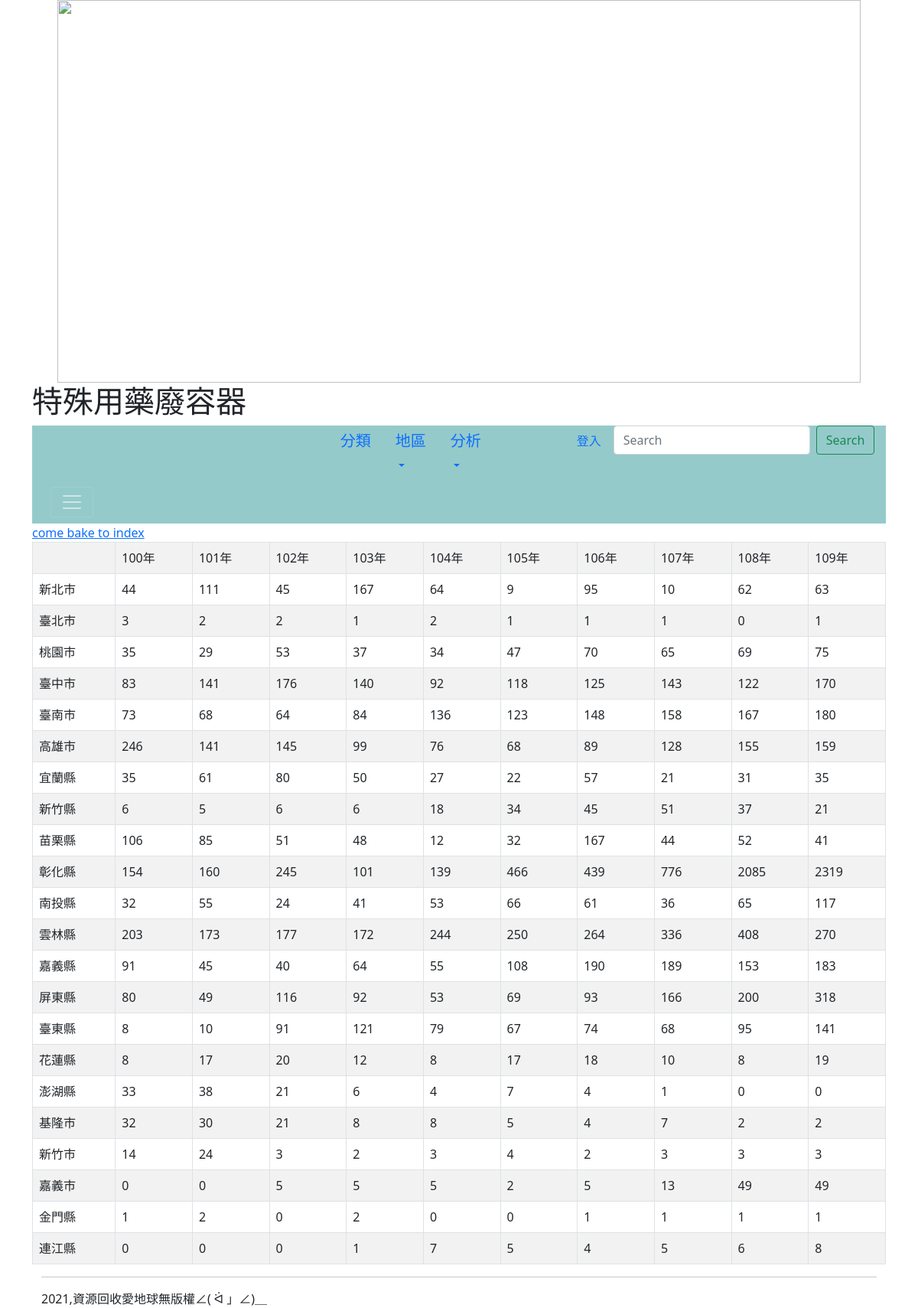
/drug/, run on the app's committed database.
### mysite/models.py (models this page shows, shortened)
class Drug(models.Model):
	地區 = models.CharField(max_length=200)
	民國100年 = models.PositiveIntegerField(default=0)
	民國101年 = models.PositiveIntegerField(default=0)
	民國102年 = models.PositiveIntegerField(default=0)
	民國103年 = models.PositiveIntegerField(default=0)
	民國104年 = models.PositiveIntegerField(default=0)
	民國105年 = models.PositiveIntegerField(default=0)
	民國106年 = models.PositiveIntegerField(default=0)
	民國107年 = models.PositiveIntegerField(default=0)
	民國108年 = models.PositiveIntegerField(default=0)
	民國109年 = models.PositiveIntegerField(default=0)

### mysite/views.py (the view)
# urls.py: path('drug/',drug),
def drug(request):
	drugs=Drug.objects.all()
	return render(request, "drug.html", locals())

### templates/drug.html (shortened to what this page needs)
{% extends "base.html" %}
{% block headmessage %} <h1>特殊用藥廢容器</h1> {% endblock %}
{% block content %}
<a href="/">come bake to index</a><br>
<table class='table table-striped table-bordered'>
	<tr>
		<td>     </td>
		<td>100年</td>
		<td>101年</td>
		<td>102年</td>
		<td>103年</td>
		<td>104年</td>
		<td>105年</td>
		<td>106年</td>
		<td>107年</td>
		<td>108年</td>
		<td>109年</td>
	</tr>
	{% for drug in drugs %}
	<tr>
		<td>{{ drug.地區 }}</td>
		<td>{{ drug.民國100年 }}</td>
		<td>{{ drug.民國101年 }}</td>
		<td>{{ drug.民國102年 }}</td>
		<td>{{ drug.民國103年 }}</td>
		<td>{{ drug.民國104年 }}</td>
		<td>{{ drug.民國105年 }}</td>
		<td>{{ drug.民國106年 }}</td>
		<td>{{ drug.民國107年 }}</td>
		<td>{{ drug.民國108年 }}</td>
		<td>{{ drug.民國109年 }}</td>
	</tr>
	{% endfor %}
</table>
{% endblock %}

### data on the page
Drug: 地區 "新北市", 民國100年 "44", 民國101年 "111", 民國102年 "45", 民國103年 "167", 民國104年 "64", 民國105年 "9", 民國106年 "95", 民國107年 "10", 民國108年 "62", 民國109年 "63"
Drug: 地區 "臺北市", 民國100年 "3", 民國101年 "2", 民國102年 "2", 民國103年 "1", 民國104年 "2", 民國105年 "1", 民國106年 "1", 民國107年 "1", 民國108年 "0", 民國109年 "1"
Drug: 地區 "桃園市", 民國100年 "35", 民國101年 "29", 民國102年 "53", 民國103年 "37", 民國104年 "34", 民國105年 "47", 民國106年 "70", 民國107年 "65", 民國108年 "69", 民國109年 "75"
Drug: 地區 "臺中市", 民國100年 "83", 民國101年 "141", 民國102年 "176", 民國103年 "140", 民國104年 "92", 民國105年 "118", 民國106年 "125", 民國107年 "143", 民國108年 "122", 民國109年 "170"
Drug: 地區 "臺南市", 民國100年 "73", 民國101年 "68", 民國102年 "64", 民國103年 "84", 民國104年 "136", 民國105年 "123", 民國106年 "148", 民國107年 "158", 民國108年 "167", 民國109年 "180"
Drug: 地區 "高雄市", 民國100年 "246", 民國101年 "141", 民國102年 "145", 民國103年 "99", 民國104年 "76", 民國105年 "68", 民國106年 "89", 民國107年 "128", 民國108年 "155", 民國109年 "159"
Drug: 地區 "宜蘭縣", 民國100年 "35", 民國101年 "61", 民國102年 "80", 民國103年 "50", 民國104年 "27", 民國105年 "22", 民國106年 "57", 民國107年 "21", 民國108年 "31", 民國109年 "35"
Drug: 地區 "新竹縣", 民國100年 "6", 民國101年 "5", 民國102年 "6", 民國103年 "6", 民國104年 "18", 民國105年 "34", 民國106年 "45", 民國107年 "51", 民國108年 "37", 民國109年 "21"
Drug: 地區 "苗栗縣", 民國100年 "106", 民國101年 "85", 民國102年 "51", 民國103年 "48", 民國104年 "12", 民國105年 "32", 民國106年 "167", 民國107年 "44", 民國108年 "52", 民國109年 "41"
Drug: 地區 "彰化縣", 民國100年 "154", 民國101年 "160", 民國102年 "245", 民國103年 "101", 民國104年 "139", 民國105年 "466", 民國106年 "439", 民國107年 "776", 民國108年 "2085", 民國109年 "2319"
Drug: 地區 "南投縣", 民國100年 "32", 民國101年 "55", 民國102年 "24", 民國103年 "41", 民國104年 "53", 民國105年 "66", 民國106年 "61", 民國107年 "36", 民國108年 "65", 民國109年 "117"
Drug: 地區 "雲林縣", 民國100年 "203", 民國101年 "173", 民國102年 "177", 民國103年 "172", 民國104年 "244", 民國105年 "250", 民國106年 "264", 民國107年 "336", 民國108年 "408", 民國109年 "270"
Drug: 地區 "嘉義縣", 民國100年 "91", 民國101年 "45", 民國102年 "40", 民國103年 "64", 民國104年 "55", 民國105年 "108", 民國106年 "190", 民國107年 "189", 民國108年 "153", 民國109年 "183"
Drug: 地區 "屏東縣", 民國100年 "80", 民國101年 "49", 民國102年 "116", 民國103年 "92", 民國104年 "53", 民國105年 "69", 民國106年 "93", 民國107年 "166", 民國108年 "200", 民國109年 "318"
Drug: 地區 "臺東縣", 民國100年 "8", 民國101年 "10", 民國102年 "91", 民國103年 "121", 民國104年 "79", 民國105年 "67", 民國106年 "74", 民國107年 "68", 民國108年 "95", 民國109年 "141"
Drug: 地區 "花蓮縣", 民國100年 "8", 民國101年 "17", 民國102年 "20", 民國103年 "12", 民國104年 "8", 民國105年 "17", 民國106年 "18", 民國107年 "10", 民國108年 "8", 民國109年 "19"
Drug: 地區 "澎湖縣", 民國100年 "33", 民國101年 "38", 民國102年 "21", 民國103年 "6", 民國104年 "4", 民國105年 "7", 民國106年 "4", 民國107年 "1", 民國108年 "0", 民國109年 "0"
Drug: 地區 "基隆市", 民國100年 "32", 民國101年 "30", 民國102年 "21", 民國103年 "8", 民國104年 "8", 民國105年 "5", 民國106年 "4", 民國107年 "7", 民國108年 "2", 民國109年 "2"
Drug: 地區 "新竹市", 民國100年 "14", 民國101年 "24", 民國102年 "3", 民國103年 "2", 民國104年 "3", 民國105年 "4", 民國106年 "2", 民國107年 "3", 民國108年 "3", 民國109年 "3"
Drug: 地區 "嘉義市", 民國100年 "0", 民國101年 "0", 民國102年 "5", 民國103年 "5", 民國104年 "5", 民國105年 "2", 民國106年 "5", 民國107年 "13", 民國108年 "49", 民國109年 "49"
Drug: 地區 "金門縣", 民國100年 "1", 民國101年 "2", 民國102年 "0", 民國103年 "2", 民國104年 "0", 民國105年 "0", 民國106年 "1", 民國107年 "1", 民國108年 "1", 民國109年 "1"
Drug: 地區 "連江縣", 民國100年 "0", 民國101年 "0", 民國102年 "0", 民國103年 "1", 民國104年 "7", 民國105年 "5", 民國106年 "4", 民國107年 "5", 民國108年 "6", 民國109年 "8"
